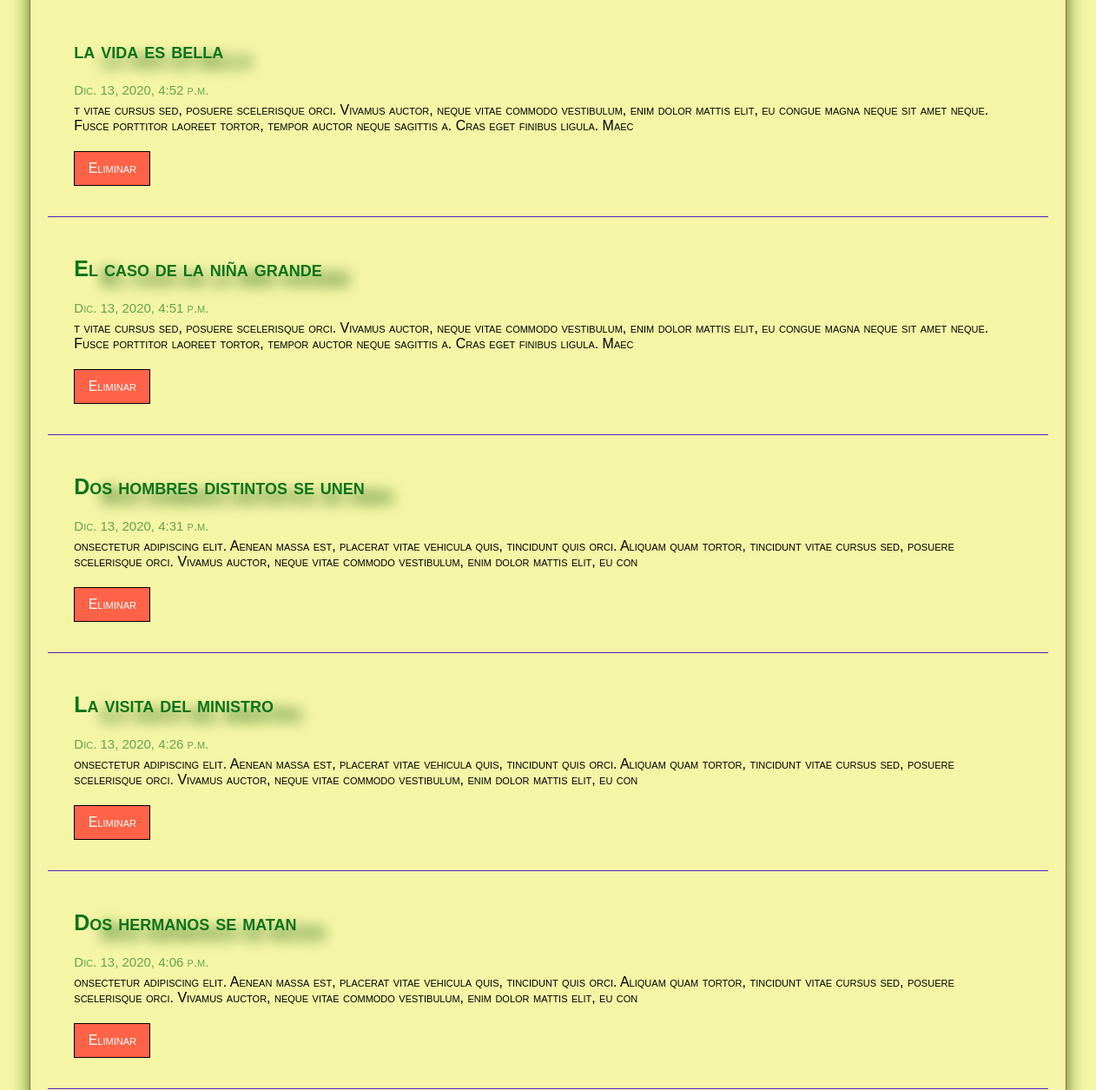
Before: /articulos/ (middle part) with the older database file.
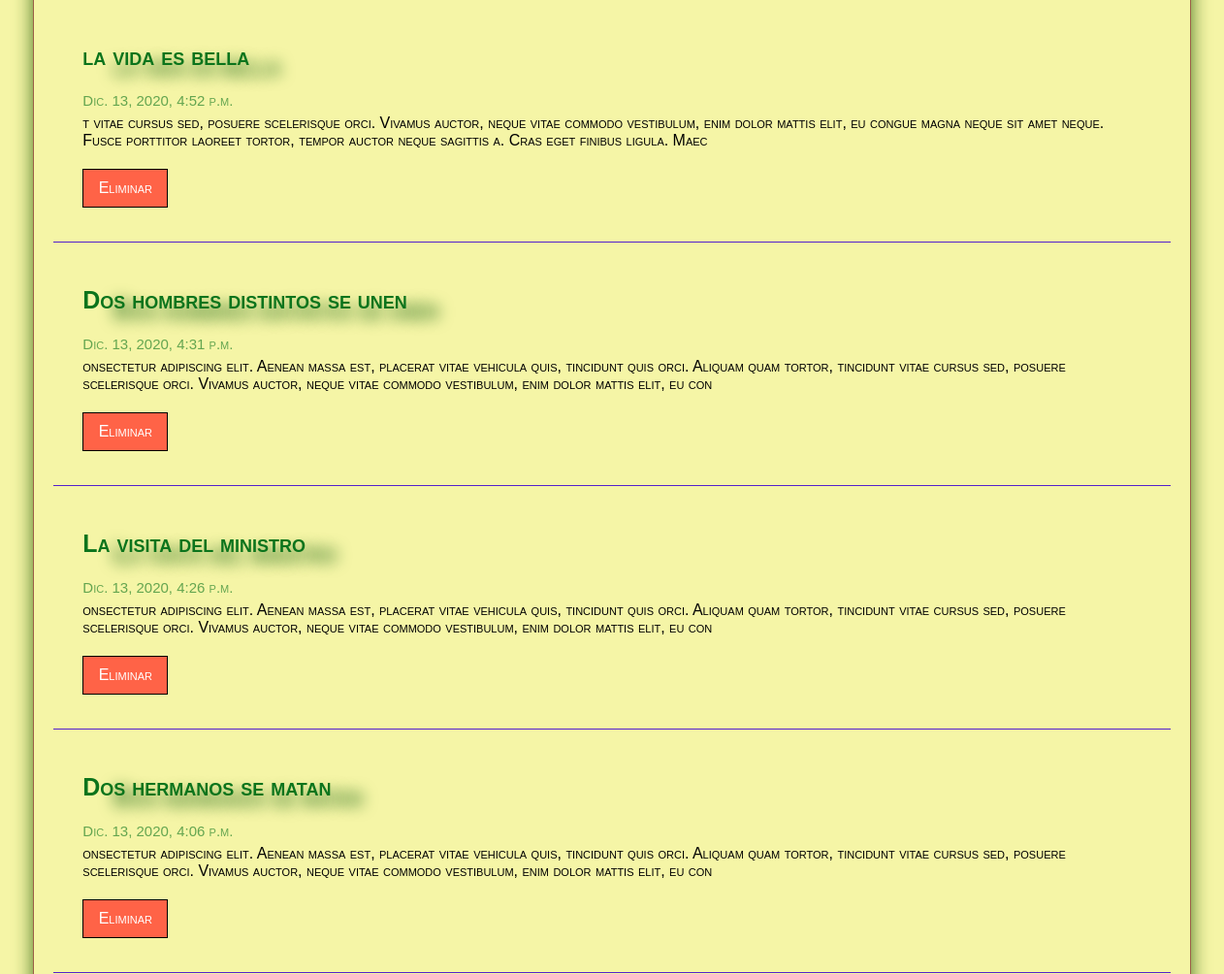
After: the same page with the newer database file.
### miapp/models.py (models this page shows, shortened)
class Article(models.Model):
    title = models.CharField(max_length=150, verbose_name="Titulo")
    content = models.TextField(verbose_name="Contenido")
    image = models.ImageField(default='null', verbose_name="Miniatura", upload_to="articles")
    public = models.BooleanField(verbose_name="¿Publicado?")
    created_at = models.DateTimeField(auto_now_add=True, verbose_name="Creado el")
    updated_at = models.DateTimeField(auto_now=True,verbose_name="Actualizado el")
    class Meta:
        verbose_name = "Articulo"
        verbose_name_plural = "Articulos"
        ordering = ['created_at']

### miapp/views.py (the view)
# urls.py: path('articulos/', miapp.views.articulos, name="articulos"),
def articulos(request):
    articulos=Article.objects.filter(public=True).order_by('-id')
    return render(request, 'articulos.html', {
        'articulos':articulos
    })

### miapp/templates/articulos.html (shortened to what this page needs)
{% extends 'layout.html' %}
{% load filters %}
{% block content %}
    {% for articulo in articulos %}
            <article class="article-item">
                <div class="data">
                    <h2 class="titu">{{articulo.title}}</h2>
                    <span class="date">{{articulo.created_at}}</span>
                    <p>
                        {{articulo.content}}
                        <a href="{% url 'borrar' id=articulo.id %}" class="btn btn-delete" >Eliminar</a>
                    </p>
                </div>
            </article>
    {% endfor %}
{% endblock %}

Changed rows visible on the page:
removed Article: title "El caso de la niña grande", created_at "Dic. 13, 2020, 4:51 p.m.", content "t vitae cursus sed, posuere scelerisque orci. Vivamus auctor, neque vitae commodo vestibulum, enim dolor mattis elit, eu congue magna neque sit amet neque. Fusce porttitor laoreet tortor, tempor auctor neque sagittis a. Cras eget finibus ligula. Maec"
